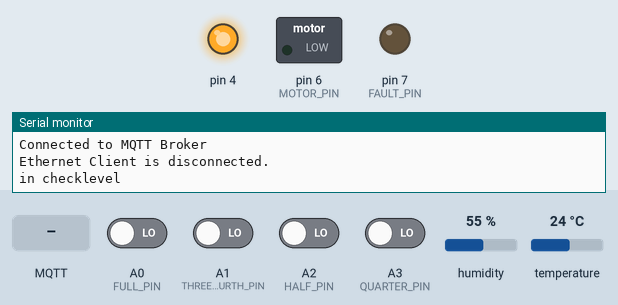
The sketch below on a simulated Arduino Uno, built with avr-gcc and run on an emulated ATmega328P. On the bench: switched loads named in the sketch (green lamp = pin HIGH), output pins drawn as LEDs (lit = HIGH), the last lines printed to the serial monitor. The inputs (shaded band) are chosen by the test bench; at power-on: A0 (FULL_PIN), A1 (THREEFOURTH_PIN), A2 (HALF_PIN), A3 (QUARTER_PIN) LOW, humidity 55 %, temperature 24 °C. WiFi joins after 1.5 s; servers stay silent unless stated; no MQTT or app messages arrive unless stated.

Above: at 2.8 s.
2.9 s: MQTT message "ON" arrives on the first subscribed topic
At 12.3 s:
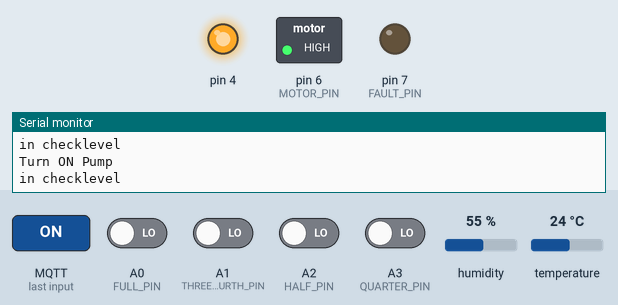
13.2 s: MQTT message "OFF" arrives on the first subscribed topic
At 22.0 s:
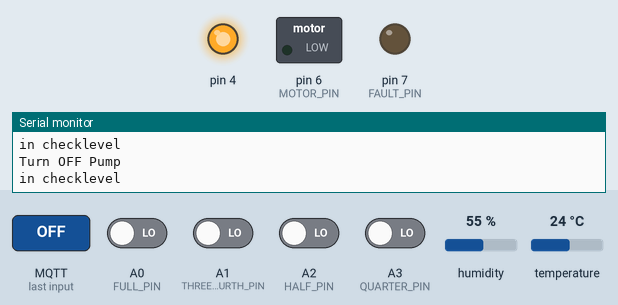
Timing chart, 0 to 23.5 s (numbered marks = the images above; inputs shaded):
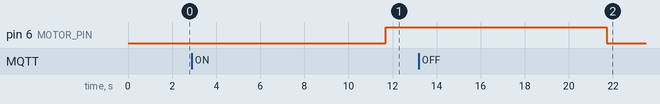

Measured:
- after the input at 2.9 s, pin 6 (MOTOR_PIN): LOW → HIGH after 8.8 s
- after the input at 13.2 s, pin 6 (MOTOR_PIN): HIGH → LOW after 8.5 s

The sketch:

MQTTPumpController.ino
```cpp
#include <SPI.h>
#include <Ethernet.h>
#include <PubSubClient.h>
#include "DHT.h"

#define DHTTYPE DHT11   // DHT 11
#define DHTPIN 2

#define FULL_PIN A0
#define THREEFOURTH_PIN A1
#define HALF_PIN A2
#define QUARTER_PIN A3
#define INFLOW_PIN A4
#define SUMPEMPTY_PIN A5
#define MOTOR_PIN 6
#define FAULT_PIN 7

//temp variables
float t, prevT = 0.0;
float h, prevH = 0.0;

//tank level
String levelMessage, prevLevelMessage = "";

// Update these with values suitable for your network.
byte mac[] = { 0xDE, 0xAD, 0x09, 0xEF, 0xCE, 0x0F };
byte server[] = { 192, 168, 0, 90 }; //local Mosquitto broker

EthernetClient ethClient;
PubSubClient client(server, 1883, callback, ethClient);
DHT dht(DHTPIN, DHTTYPE);


void callback(char* topic, byte* payload, unsigned int length) {
    payload[length] = '\0';
    String payloadStr = String((char*) payload);
    if(payloadStr=="ON")
    {
       Serial.println("Turn ON Pump");
       digitalWrite(MOTOR_PIN, HIGH);
    }
    if(payloadStr=="OFF")
    {
       Serial.println("Turn OFF Pump");
       digitalWrite(MOTOR_PIN, LOW);
     }
}


void setup()
{
  Serial.begin(9600);

  pinMode(FULL_PIN,INPUT);
  pinMode(THREEFOURTH_PIN,INPUT);
  pinMode(HALF_PIN,INPUT);
  pinMode(QUARTER_PIN,INPUT);
  pinMode(INFLOW_PIN,INPUT);
  pinMode(SUMPEMPTY_PIN,INPUT);

  pinMode(MOTOR_PIN,OUTPUT);
  pinMode(FAULT_PIN, OUTPUT);
  digitalWrite(FAULT_PIN, LOW);

  pinMode(4,OUTPUT);
  digitalWrite(4,HIGH);
  //pinMode(10, OUTPUT);
  //digitalWrite(10, HIGH);

  Serial.println("Initiating Ethernet Connection");
  //Serial.println(Ethernet.begin(mac));
  if(Ethernet.begin(mac))
  {
    Serial.println("Ethernet connection successful");
    Serial.print("IP Address assigned via DHCP Server : ");
    Serial.println(Ethernet.localIP());
  }
  else
  {
    Serial.println("Ethernet connection failed. Going into a endless loop...");
    for(;;){}
  }

  if(ethClient.connected())
    Serial.println("Ehternet Client is connected.");
  else
    Serial.println("Ethernet Client is disconnected.");

  connectToBroker();

  if(ethClient.connected())
    Serial.println("Ehternet Client is connected.");
  else
    Serial.println("Ethernet Client is disconnected.");

}

 void connectToBroker()
 {
  Serial.println("Initiating connection to Broker.");
  if (client.connect("motorController")) {
    Serial.println("Connected to MQTT Broker");
    client.publish("/com/jmahendr/h1/utility/pump/controller","CONNECTED");
    client.subscribe("/com/jmahendr/h1/utility/pump/P1");
  }
  else
  {
    Serial.println("Could not connect to MBroker");
    digitalWrite(FAULT_PIN, HIGH);
  }
}

void loop()
{
  client.loop();
  checkLevel();
  readTempHumid();
  delay(10000);
}


void checkLevel()
{
  Serial.println("in checklevel");
  String levelMessage = "0";
  if (digitalRead(QUARTER_PIN))
    levelMessage = "25";

  if (digitalRead(HALF_PIN))
    levelMessage = "50";

  if (digitalRead(THREEFOURTH_PIN))
    levelMessage = "75";

  if (digitalRead(FULL_PIN))
    levelMessage = "100";

  publishMessage("/com/jmahendr/h1/utility/OHT", levelMessage);

}


void readTempHumid() {
  // Reading temperature or humidity takes about 250 milliseconds!
  // Sensor readings may also be up to 2 seconds 'old' (its a very slow sensor)
  float h = dht.readHumidity();
  float t = dht.readTemperature();

  // Check if any reads failed and exit early (to try again).
  if (isnan(h) || isnan(t)) {
    Serial.println("Failed to read from DHT sensor!");
    return;
  }

  String temperature = String(t,2);
  publishMessage("/com/jmahendr/h1/T1",temperature);

  String humidity = String(h,2);
  publishMessage("/com/jmahendr/h1/H1", humidity);
}


void publishMessage(String topic, String message)
{
  char messageArray[10];
  message.toCharArray(messageArray, sizeof(messageArray));

  char topicArray[50];
  topic.toCharArray(topicArray, sizeof(topicArray));

  client.publish(topicArray, messageArray);
}
```
